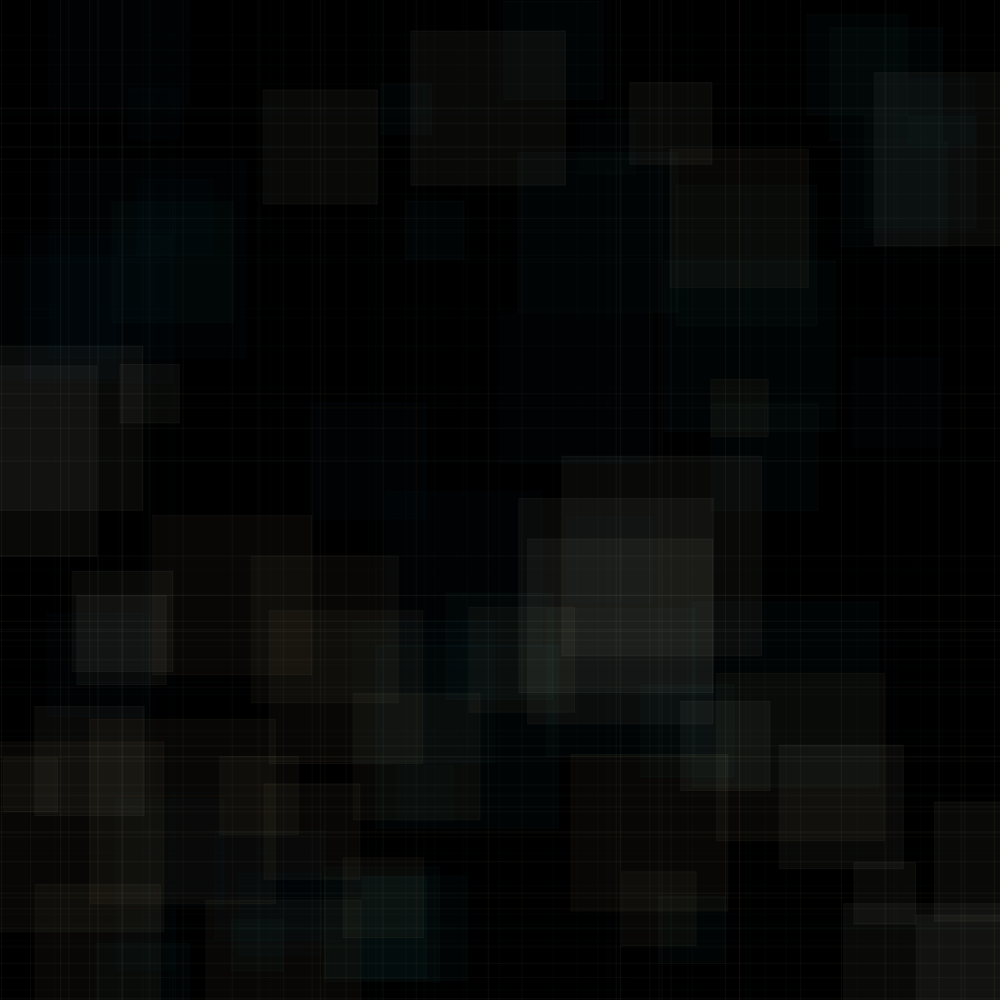
Frame 1 (no input)
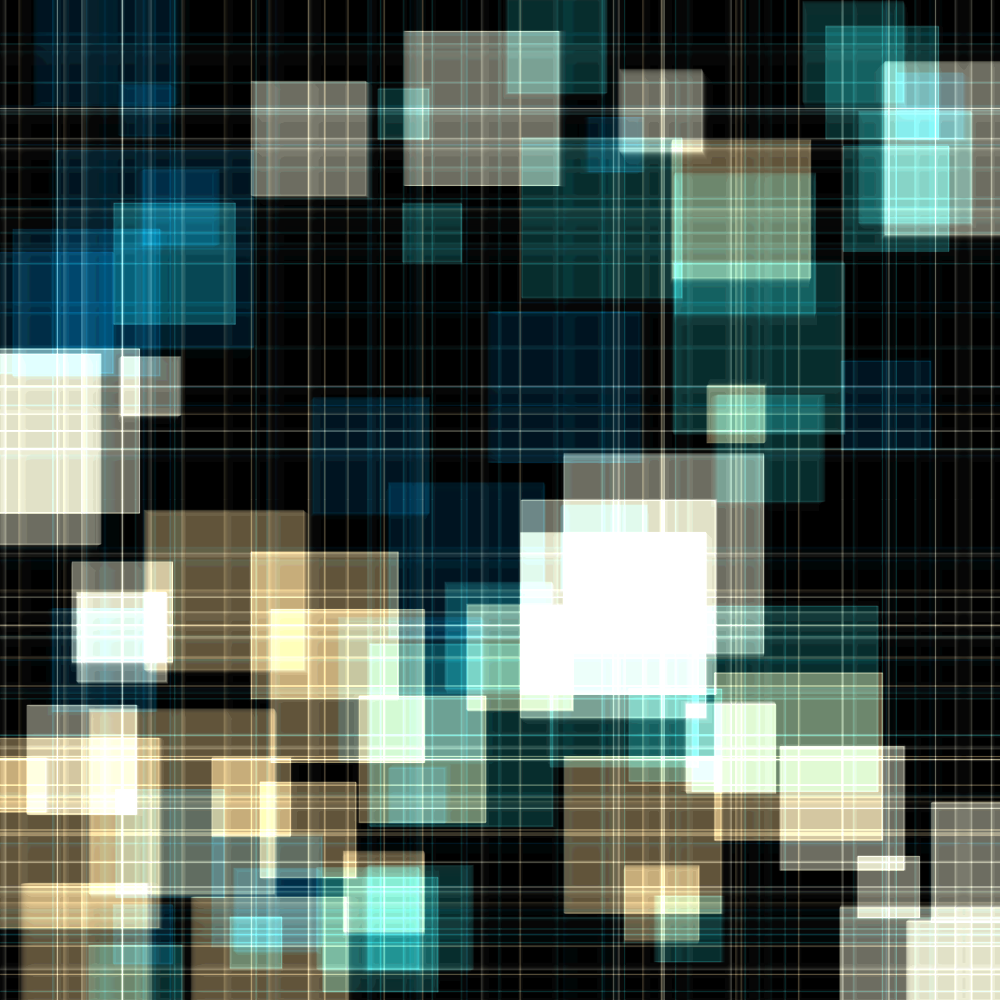
Frame 60 (no input)
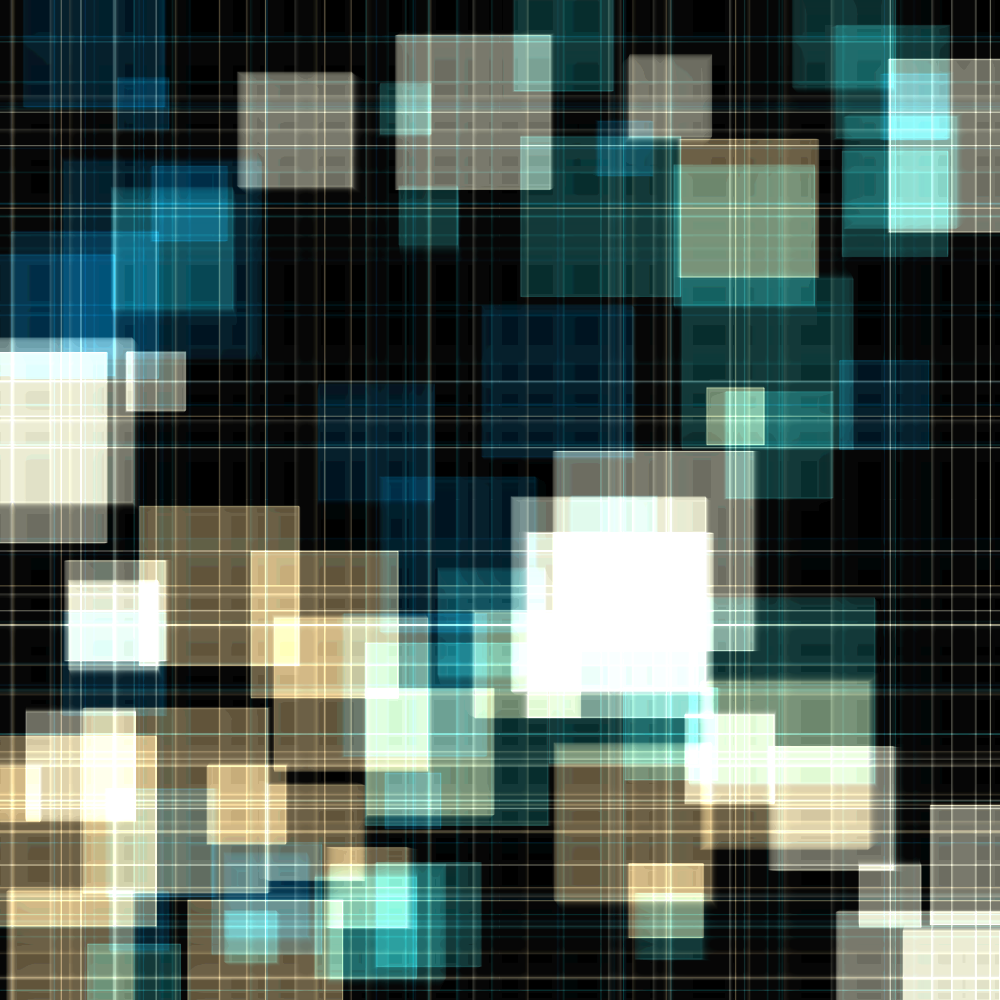
Frame 120 (the mouse pressed at the canvas centre since frame 60)

The p5.js sketch that drew these frames (run headless with seeded random() and noise() and a simulated clock; from frame 60 on, the mouse is pressed at the canvas centre):

// p5.js sketch
// ── sketch.js
const n = 80;
let moveCircles = [];

function setup() {
  const w = min(windowWidth, windowHeight);
  createCanvas(w, w);
  background(0);

  const cp = random(colorPalletes).colors;
  for(let i = 0; i < n; i ++){
    moveCircles.push(new MoveCircle(random(cp)));
  }
}

function draw() {
  background(0, 20);

  blendMode(ADD);

  for(let c of moveCircles){
    c.move();
    c.display();
  }

  blendMode(BLEND);
}

class MoveCircle {
  constructor(c){
    this.p = createVector(random(width), random(height));
    this.s = min(width, height) * random(0.05, 0.2);
    this.seed = random(1000);
    this.c = c;
  }

  move(){
    this.p.x += noise(frameCount / 100, this.seed) - 0.5;
    this.p.y += noise(frameCount / 100, this.seed+1) - 0.5;
  }

  display(){
    const c = color(red(this.c), green(this.c), blue(this.c), 10)
    stroke(c);
    line(this.p.x, 0, this.p.x, height);
    line(0, this.p.y, width, this.p.y);

    stroke(c);
    fill(c);
    rectMode(CENTER);
    rect(this.p.x, this.p.y, this.s, this.s);
  }
}

const colorPalletes = [
  {
    name: "DeepEmeraldGold",
    colors: ["#005e55", "#fff9bf", "#edb50c", "#b8003d", "#5e001f"],
  },
  {
    name: "WarmRainbow",
    colors: ["#01204E", "#028391", "#F6DCAC", "#FAA968", "#F85525"],
  },
  {
    name: "ChocolateAndCream",
    colors: ["#D54751", "#EF9A48", "#FFFCC7", "#4DA394", "#59322B"],
  },
  {
    name: "PopArt",
    colors: ["#241965", "#653993", "#9F4094", "#B73D6E", "#F19406"],
  },
  {
    name: "DeepEmeraldGold",
    colors: ["#F87523", "#FFC31B", "#E7DCC9", "#1DB7B9", "#126D68"],
  },
  {
    name: "GreenPink",
    colors: ["#01B999", "#FAB3B3", "#DC958F", "#A1D8CE", "#F1FAF7"],
  },
  {
    name: "NatureTranquility",
    colors: ["#106A6B", "#07374B", "#CAB381", "#E9E0CE"],
  },
  {
    name: "VibrantHarmony",
    colors: ["#F15946", "#5681CB", "#FAAA2D", "#296647", "#453945"],
  },
  {
    name: "Serenity Bliss",
    colors: ["#FFB4B8", "#EF4B28", "#0A563A", "#FFBC54", "#ECE9E0"],
  }
];
